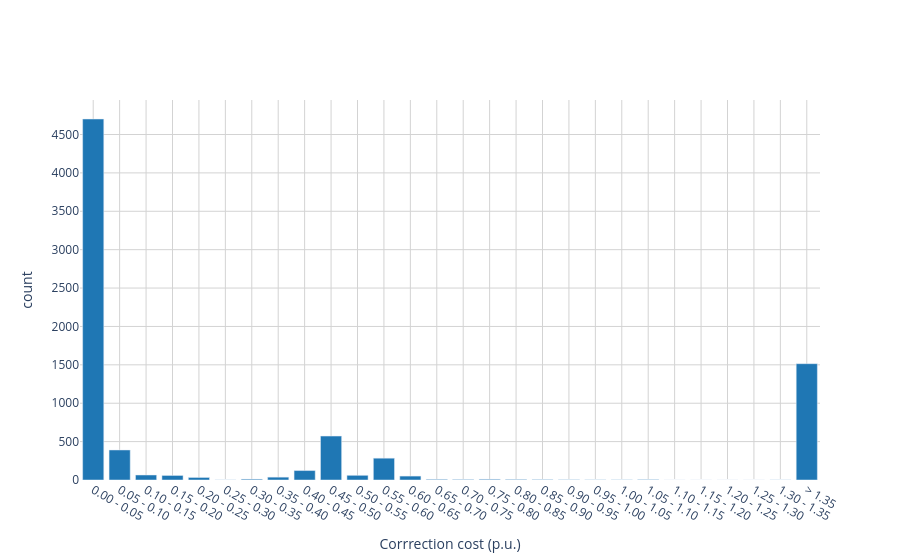

Source (notebook cell):
### Code cell
def plot_bar_with_outliers(series, name, end):
    start = int(series.min())
    size = 1

    # Making a histogram
    largest_value = series.max()
    if largest_value > end:
        hist = np.histogram(series, bins=np.concatenate([np.arange(start, end, 0.05), np.array([largest_value])], axis=None))
    else:
        hist = np.histogram(series, bins=np.concatenate([np.arange(start, end, 0.05), np.array([end])], axis=None))

    # Adding labels to the chart
    labels = []
    for i, j in zip(hist[1][0::1], hist[1][1::1]):
        if j <= end:
            labels.append('{:.2f} - {:.2f}'.format(i, j))
        else:
            labels.append('> {:.2f}'.format(i))

    # Plotting the graph
    data = [go.Bar(x=labels,
                   y=hist[0])]

    layout = go.Layout(
        xaxis = dict(
          title = name,
          gridcolor='lightgrey'),
        yaxis = dict(
          title = 'count',
          gridcolor='lightgrey'), 
        paper_bgcolor='rgba(0,0,0,0)',
        plot_bgcolor='rgba(0,0,0,0)'
    )
    fig = go.Figure(data=data, layout=layout)
    fig.update_traces(marker_color='#1F77B4')
    fig.show()

    #iplot(fig, filename='basic histogram')


plot_bar_with_outliers(df['Correction cost'], 'Corrrection cost (p.u.)', end=1.4)

### Figure 1 — Plotly figure (JSON) as saved in the notebook; plotly's stock layout.template omitted (floating-point values rounded to 4 significant figures)
{"data": [{"marker": {"color": "#1F77B4"}, "type": "bar", "x": ["0.00 - 0.05", "0.05 - 0.10", "0.10 - 0.15", "0.15 - 0.20", "0.20 - 0.25", "0.25 - 0.30", "0.30 - 0.35", "0.35 - 0.40", "0.40 - 0.45", "0.45 - 0.50", "0.50 - 0.55", "0.55 - 0.60", "0.60 - 0.65", "0.65 - 0.70", "0.70 - 0.75", "0.75 - 0.80", "0.80 - 0.85", "0.85 - 0.90", "0.90 - 0.95", "0.95 - 1.00", "1.00 - 1.05", "1.05 - 1.10", "1.10 - 1.15", "1.15 - 1.20", "1.20 - 1.25", "1.25 - 1.30", "1.30 - 1.35", "> 1.35"], "y": [4702, 391, 65, 59, 33, 1, 11, 37, 123, 572, 61, 284, 51, 8, 6, 9, 7, 5, 3, 2, 2, 5, 0, 0, 0, 0, 1, 1515]}], "layout": {"autosize": true, "paper_bgcolor": "rgba(0, 0, 0, 0)", "plot_bgcolor": "rgba(0, 0, 0, 0)", "xaxis": {"autorange": true, "gridcolor": "lightgrey", "range": [-0.5, 27.5], "title": {"text": "Corrrection cost (p.u.)"}, "type": "category"}, "yaxis": {"autorange": true, "gridcolor": "lightgrey", "range": [0, 4949.0], "title": {"text": "count"}, "type": "linear"}}}
